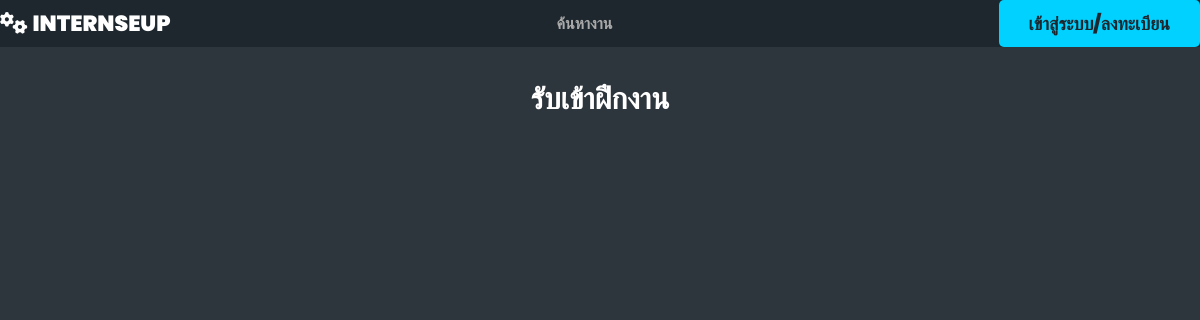
Page /stdapproved/STUDENT/s1/ on the earlier database version.
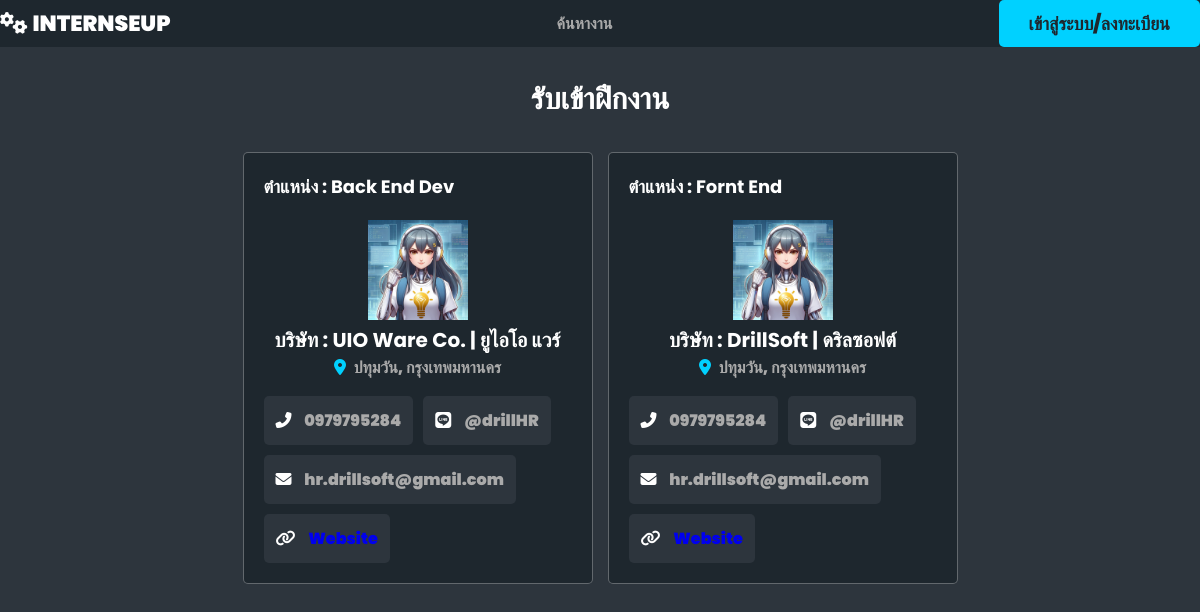
Same page on the later database version.
### usertype/models.py (models this page shows, shortened)
class CompanyInfo(models.Model):
    company_name_eng = models.CharField(max_length=100)
    company_name_thai = models.CharField(max_length=100)
    company_des = models.TextField()
    profile = models.ImageField(upload_to="profile/", null=True, blank=True)
    foundation_date = models.DateField()
    number_of_employees = models.IntegerField()
    website = models.URLField()
    email = models.EmailField()
    address = models.TextField()
    sub_district = models.TextField()
    district = models.TextField()
    province = models.TextField()
    postal_code = models.CharField(max_length=255)
    phone = models.CharField(max_length=15)
    line_id = models.CharField(max_length=255, blank=True)
    facebook = models.URLField(blank=True)

class Job(models.Model):
    jobname = models.CharField(max_length=255)
    jobdes = models.TextField()
    worktype = models.CharField(max_length=255)
    quality = models.TextField()
    benefit = models.TextField()
    workstart = models.TimeField()
    workend = models.TimeField()
    workday = models.CharField(max_length=255)
    requirement = models.TextField()
    qualifications = models.TextField(blank=True, null=True)
    skills = models.TextField()
    company = models.CharField(max_length=255)
    city = models.CharField(max_length=255)
    country = models.CharField(max_length=255)

### usertype/views.py (the view)
# urls.py: path("stdapproved/<str:role>/<str:username>/", views.stdapproved, name="approved"),  # Company select page
def stdapproved(request, role, username):
    student = StudentProfile.objects.get(user__username=username)
    match = Matching.objects.filter(student=student.studentinfo)
    job = [m.job for m in match]
    status = [m.status for m in match]
    showcompany = [m.company for m in match]
    interview = [m.interview for m in match]
    companies = zip(showcompany, status, job, interview)
    return render(request, "stdstatus/approved.html", {"company": companies})

### usertype/templates/stdstatus/approved.html (shortened to what this page needs)
<!DOCTYPE html>
<html lang="en">
  {% load static %}
  <head>
    <link rel="stylesheet" href="{% static "css/style.css" %}" />
  </head>
  <body>
    {% include "navbarmain.html" %}
    {% include "navbarstatus.html" %}
    <section class="position-container">
      <h1 class="heading">รับเข้าฝึกงาน</h1>
            <div class="loop-container">
              {% for company, status, job, interview in company %}
              {% if status == "Approved" %}
              <div class="boxs">
                <div class="company">
                  <div>
                    <h3>ตำแหน่ง : {{ job.jobname }}</h3>
                  </div>
                </div>
                <div><img src="{{ company.profile.url }}" alt="" /></div>
                <h3 class="job-title">
                บริษัท : {{ company.company_name_eng }} | {{ company.company_name_thai }}
                </h3>
                <p class="location">
                  <i class="fas fa-map-marker-alt"></i>
                  <span>{{ company.district }}, {{ company.province }}</span>
                </p>
                <div class="tags">
                  <p>
                    <i class="fas fa-phone-alt"></i>
                    <span>{{ company.phone }}</span>
                  <p>
                    <i class="fa-brands fa-line"></i>
                    <span>{{ company.line_id }}</span>
                  </p>
                  <p>
                    <i class="fa-solid fa-envelope"></i>
                    <span>{{ company.email }}</span>
                  </p>
                  <p>
                    <i class="fa-solid fa-link"></i>
                    <span><a href="{{ company.website }}"> Website</a></span>
                  </p>
                </div>
              </div>
              {% endif %}
              {% endfor %}
            </div>
    </section>
  </body>
</html>

Differences in the rows shown:
now on this page (row edited): CompanyInfo: jobname "Back End Dev", profile (picture), company_name_eng "UIO Ware Co.", company_name_thai "ยูไอโอ แวร์", district "ปทุมวัน", province "กรุงเทพมหานคร", phone "0979795284", line_id "@drillHR", email "hr.drillsoft@gmail.com"
added CompanyInfo: jobname "Fornt End", profile (picture), company_name_eng "DrillSoft", company_name_thai "ดริลซอฟต์", district "ปทุมวัน", province "กรุงเทพมหานคร", phone "0979795284", line_id "@drillHR", email "hr.drillsoft@gmail.com"
